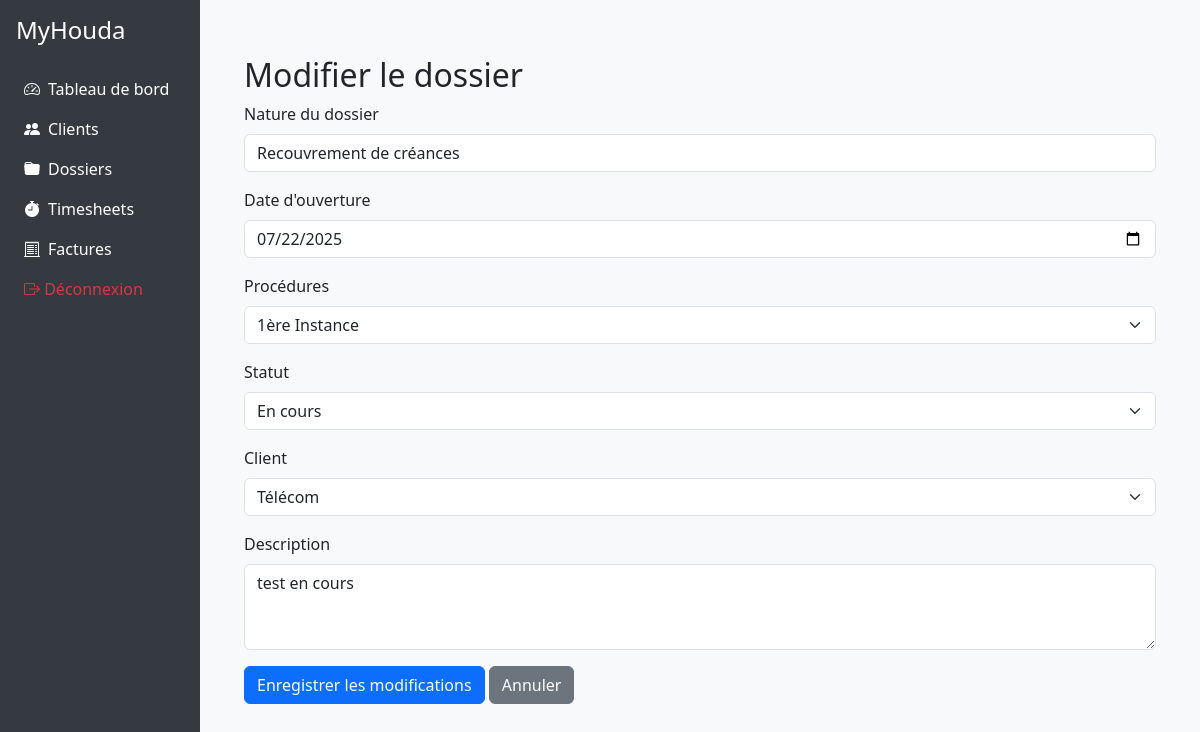
Screenshot of /dossiers/modifier/1 with the database file from the repository.
### app/models.py (models this page shows)
class Dossier(db.Model):
    id = db.Column(db.Integer, primary_key=True)
    nom = db.Column(db.String(100), nullable=False)
    description = db.Column(db.Text, nullable=True)
    date_ouverture = db.Column(db.Date, nullable=False)
    procedure = db.Column(db.String(50), nullable=False)
    statut = db.Column(db.String(50), nullable=False)
    supprimé = db.Column(db.Boolean, default=False)
    client_id = db.Column(db.Integer, db.ForeignKey('client.id'), nullable=False)
    timesheets = db.relationship("Timesheet", back_populates="dossier")
    factures = db.relationship('Facture', backref='dossier', lazy=True)

### app/routes.py (the view, shortened to what this page needs)
@app.route('/dossiers/modifier/<int:dossier_id>', methods=['GET', 'POST'])
def modifier_dossier(dossier_id):
    dossier = Dossier.query.get_or_404(dossier_id)
    form = DossierForm(obj=dossier)
    form.client_id.choices = [(client.id, f"{client.societe}") for client in Client.query.filter_by(supprimé=False).all()]
    return render_template('modifier_dossier.html', form=form, dossier=dossier)

### app/forms.py
class DossierForm(FlaskForm):
    nom = StringField("Nature du dossier", validators=[DataRequired()])
    description = TextAreaField('Description')
    date_ouverture = DateField("Date d'ouverture", validators=[DataRequired()])
    procedure = SelectField("Procédures", choices=[('1ère Instance', '1ère Instance'), ('Appel', 'Appel'), ('Cassation', 'Cassation'), ('Conseil/Consultance','Conseil/Consultance')], validators=[DataRequired()])
    statut = SelectField("Statut", choices=[('En cours', 'En cours'), ('Clôturé', 'Clôturé')], validators=[DataRequired()])
    client_id = SelectField("Client", coerce=int, validators=[DataRequired()])
    submit = SubmitField("Enregistrer")

### app/templates/modifier_dossier.html (shortened to what this page needs)
{% extends "base.html" %}
{% block content %}
<div class="container mt-4">
    <h2>Modifier le dossier</h2>
    <form method="POST">
        <div class="mb-3">
            {{ form.nom.label(class="form-label") }}
            {{ form.nom(class="form-control") }}
        </div>
        <div class="mb-3">
            {{ form.date_ouverture.label(class="form-label") }}
            {{ form.date_ouverture(class="form-control") }}
        </div>
        <div class="mb-3">
            {{ form.procedure.label(class="form-label") }}
            {{ form.procedure(class="form-select") }}
        </div>
        <div class="mb-3">
            {{ form.statut.label(class="form-label") }}
            {{ form.statut(class="form-select") }}
        </div>
        <div class="mb-3">
            {{ form.client_id.label(class="form-label") }}
            {{ form.client_id(class="form-select") }}
        </div>
        <div class="mb-3">
            {{ form.description.label(class="form-label") }}
            {{ form.description(class="form-control", rows="3") }}
        </div>
        <button type="submit" class="btn btn-primary">Enregistrer les modifications</button>
        <a href="{{ url_for('dossiers') }}" class="btn btn-secondary">Annuler</a>
    </form>
</div>
{% endblock %}

### app/templates/base.html (style rules this page uses)
body { background-color: #f8f9fa; }

### rows the page displays
Dossier: nom "Recouvrement de créances", date_ouverture "07/22/2025", procedure "1ère Instance", statut "En cours", client_id "Télécom", description "test en cours"
